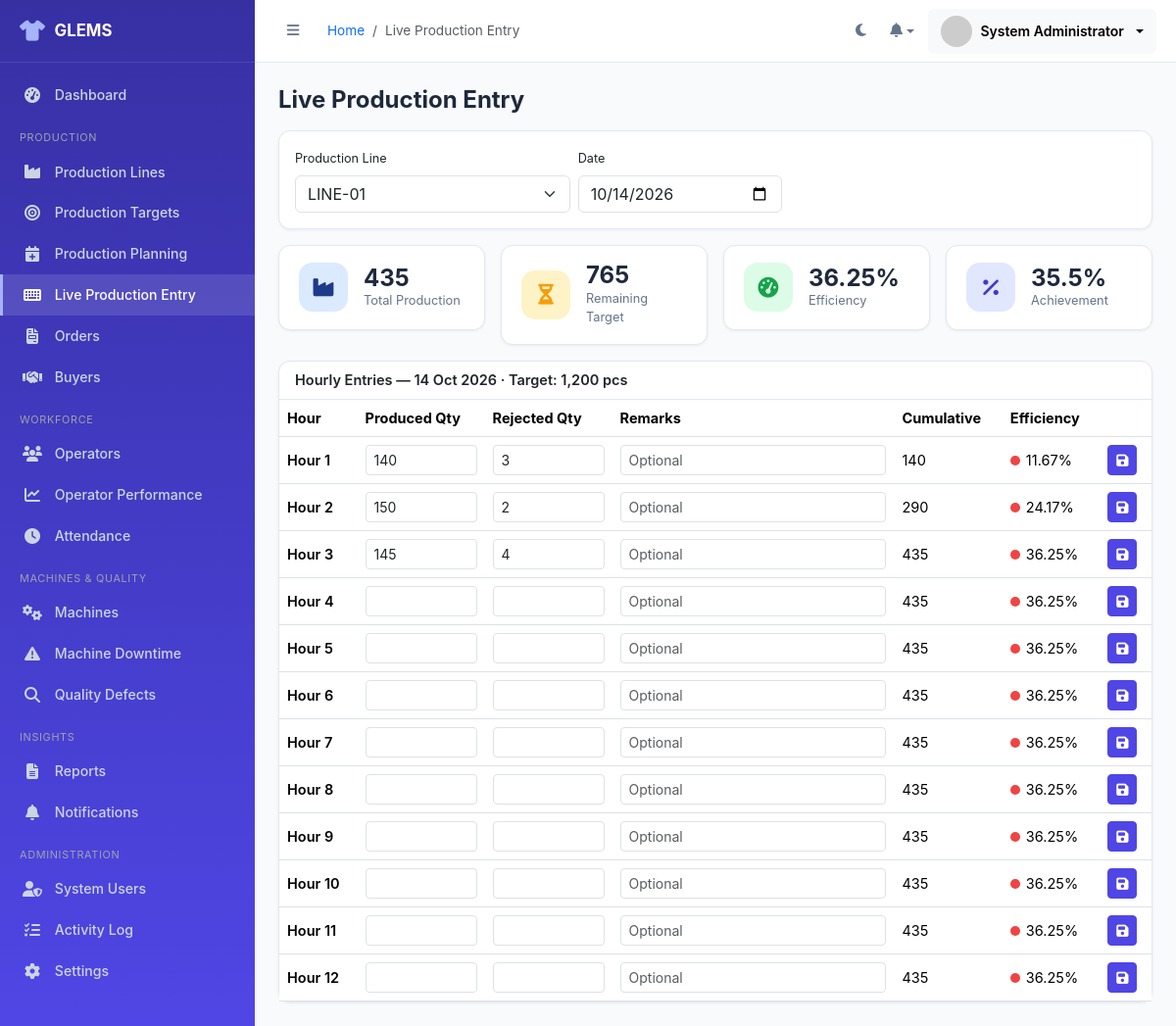
The app's page /admin/production_entry.php (signed in) with its own data.
### tables this page shows
CREATE TABLE production_targets (
    target_id INT AUTO_INCREMENT PRIMARY KEY,
    line_id INT NOT NULL,
    target_date DATE NOT NULL,
    target_type ENUM('daily','weekly','monthly') DEFAULT 'daily',
    target_quantity INT NOT NULL DEFAULT 0,
    expected_working_hours DECIMAL(4,2) DEFAULT 8.00,
    created_by INT DEFAULT NULL,
    created_at DATETIME DEFAULT CURRENT_TIMESTAMP,
    FOREIGN KEY (line_id) REFERENCES production_lines(line_id) ON DELETE CASCADE,
    FOREIGN KEY (created_by) REFERENCES users(user_id) ON DELETE SET NULL,
    UNIQUE KEY uq_target (line_id, target_date, target_type)
);

CREATE TABLE production_records (
    record_id INT AUTO_INCREMENT PRIMARY KEY,
    line_id INT NOT NULL,
    record_date DATE NOT NULL,
    hour_slot TINYINT NOT NULL COMMENT '1-24 representing the working hour',
    produced_qty INT NOT NULL DEFAULT 0,
    rejected_qty INT NOT NULL DEFAULT 0,
    remarks VARCHAR(255) DEFAULT NULL,
    entered_by INT DEFAULT NULL,
    created_at DATETIME DEFAULT CURRENT_TIMESTAMP,
    FOREIGN KEY (line_id) REFERENCES production_lines(line_id) ON DELETE CASCADE,
    FOREIGN KEY (entered_by) REFERENCES users(user_id) ON DELETE SET NULL,
    UNIQUE KEY uq_hourly_entry (line_id, record_date, hour_slot)
);

### includes/functions.php (called while the page is built, shortened)
<?php
function e(?string $value): string
{
    return htmlspecialchars($value ?? '', ENT_QUOTES, 'UTF-8');
}
function get(string $key, $default = null)
{
    return isset($_GET[$key]) ? clean_input($_GET[$key]) : $default;
}
function calc_efficiency(float $producedQty, float $targetQty): float
{
    return round(($producedQty / $targetQty) * 100, 2);
}
function calc_achievement(float $producedQty, float $rejectedQty, float $targetQty): float
{
    return round((($producedQty - $rejectedQty) / $targetQty) * 100, 2);
}
function efficiency_badge_class(float $efficiency): string
{
    return 'danger';
}
function format_date(?string $date, string $format = 'd M Y'): string
{
    return date($format, strtotime($date));
}
function format_number($num): string
{
    return number_format((float)$num);
}

### admin/production_entry.php (the view, shortened to what this page needs)
<?php
$pdo = getDBConnection();
$lines = $pdo->query("SELECT line_id, line_number FROM production_lines ORDER BY line_number")->fetchAll();
$selectedLine = get('line_id', $lines[0]['line_id'] ?? '');
$selectedDate = get('date', date('Y-m-d'));
$target = 0;
if ($selectedLine) {
    $tStmt = $pdo->prepare("SELECT target_quantity FROM production_targets WHERE line_id=:l AND target_date=:d AND target_type='daily'");
    $tStmt->execute(['l'=>$selectedLine,'d'=>$selectedDate]);
    $target = (float)($tStmt->fetchColumn() ?: 0);
}
$records = [];
if ($selectedLine) {
    $rStmt = $pdo->prepare("SELECT * FROM production_records WHERE line_id=:l AND record_date=:d ORDER BY hour_slot");
    $rStmt->execute(['l'=>$selectedLine,'d'=>$selectedDate]);
    $records = $rStmt->fetchAll(PDO::FETCH_ASSOC);
}
$byHour = [];
foreach ($records as $r) { $byHour[$r['hour_slot']] = $r; }
$totalProduced = array_sum(array_column($records, 'produced_qty'));
$totalRejected = array_sum(array_column($records, 'rejected_qty'));
$efficiency = calc_efficiency($totalProduced, $target);
$achievement = calc_achievement($totalProduced, $totalRejected, $target);
$remaining = max(0, $target - $totalProduced);
include BASE_PATH . '/includes/layout_start.php';
?>
<h4 class="fw-bold mb-3">Live Production Entry</h4>
<div class="card mb-3"><div class="card-body">
    <form method="GET" class="row g-2 align-items-end">
        <div class="col-md-4">
            <label class="form-label small">Production Line</label>
            <select name="line_id" class="form-select" onchange="this.form.submit()">
                <?php foreach ($lines as $l): ?>
                    <option value="<?= $l['line_id'] ?>" <?= $l['line_id'] == $selectedLine ? 'selected' : '' ?>><?= e($l['line_number']) ?></option>
                <?php endforeach; ?>
            </select>
        </div>
        <div class="col-md-3">
            <label class="form-label small">Date</label>
            <input type="date" name="date" class="form-control" value="<?= e($selectedDate) ?>" onchange="this.form.submit()">
        </div>
    </form>
</div></div>
<div class="row g-3 mb-3">
    <div class="col-6 col-md-3"><div class="stat-card"><div class="stat-icon" style="background:#DBEAFE;color:#1E3A8A;"><i class="fa-solid fa-industry"></i></div><div><div class="stat-value"><?= format_number($totalProduced) ?></div><div class="stat-label">Total Production</div></div></div></div>
    <div class="col-6 col-md-3"><div class="stat-card"><div class="stat-icon" style="background:#FEF3C7;color:#F59E0B;"><i class="fa-solid fa-hourglass-half"></i></div><div><div class="stat-value"><?= format_number($remaining) ?></div><div class="stat-label">Remaining Target</div></div></div></div>
    <div class="col-6 col-md-3"><div class="stat-card"><div class="stat-icon" style="background:bg-<?= efficiency_badge_class($efficiency) ?>;background:#DCFCE7;color:#16A34A;"><i class="fa-solid fa-gauge-high"></i></div><div><div class="stat-value"><?= $efficiency ?>%</div><div class="stat-label">Efficiency</div></div></div></div>
    <div class="col-6 col-md-3"><div class="stat-card"><div class="stat-icon" style="background:#E0E7FF;color:#4338CA;"><i class="fa-solid fa-percent"></i></div><div><div class="stat-value"><?= $achievement ?>%</div><div class="stat-label">Achievement</div></div></div></div>
</div>
<div class="card">
    <div class="card-header">Hourly Entries — <?= e(format_date($selectedDate)) ?> &middot; Target: <?= format_number($target) ?> pcs</div>
    <div class="table-responsive">
        <table class="table mb-0 align-middle">
            <thead><tr><th>Hour</th><th>Produced Qty</th><th>Rejected Qty</th><th>Remarks</th><th>Cumulative</th><th>Efficiency</th><th></th></tr></thead>
            <tbody>
            <?php $cumulative = 0; for ($h = 1; $h <= 12; $h++):
                $rec = $byHour[$h] ?? null;
                $cumulative += $rec['produced_qty'] ?? 0;
                $rowEff = calc_efficiency($cumulative, $target);
            ?>
            <tr>
                <form method="POST">
                <td class="fw-semibold">Hour <?= $h ?></td>
                <td style="width:130px;"><input type="number" name="produced_qty" class="form-control form-control-sm" value="<?= e($rec['produced_qty'] ?? '') ?>" min="0"></td>
                <td style="width:130px;"><input type="number" name="rejected_qty" class="form-control form-control-sm" value="<?= e($rec['rejected_qty'] ?? '') ?>" min="0"></td>
                <td><input type="text" name="remarks" class="form-control form-control-sm" value="<?= e($rec['remarks'] ?? '') ?>" placeholder="Optional"></td>
                <td><?= format_number($cumulative) ?></td>
                <td><span class="efficiency-dot dot-<?= efficiency_badge_class($rowEff) ?>"></span><?= $rowEff ?>%</td>
                <td><button class="btn btn-sm btn-primary" type="submit"><i class="fa-solid fa-save"></i></button></td>
                </form>
            </tr>
            <?php endfor; ?>
            </tbody>
        </table>
    </div>
</div>
<?php include BASE_PATH . '/includes/layout_end.php'; ?>

### assets/css/style.css (style rules this page uses)
:root { --glems-primary: #4F46E5; --glems-primary-light: #818CF8; --glems-primary-dark: #3730A3; --glems-success: #10B981; --glems-warning: #F59E0B; --glems-danger: #EF4444; --glems-accent: #06B6D4; --glems-bg: #F8FAFC; --glems-surface: #FFFFFF; --glems-border: #E2E8F0; --glems-text: #1E293B; --glems-text-muted: #64748B; --sidebar-width: 260px; --sidebar-collapsed: 78px; --header-height: 64px; --radius: 12px; --shadow-sm: 0 1px 3px rgba(15,23,42,0.06); --shadow-md: 0 4px 16px rgba(15,23,42,0.08); }
* { box-sizing: border-box; }
body { background: var(--glems-bg); color: var(--glems-text); font-family: 'Inter', 'Segoe UI', system-ui, sans-serif; font-size: 14.5px; transition: background .25s, color .25s; }
.stat-card { background:var(--glems-surface); border-radius:var(--radius); border:1px solid var(--glems-border); box-shadow:var(--shadow-sm); padding:1.1rem 1.25rem; display:flex; align-items:center; gap:1rem; transition: transform .15s, box-shadow .15s; }
.stat-icon { width:50px; height:50px; border-radius:14px; display:flex; align-items:center; justify-content:center; font-size:1.3rem; flex-shrink:0; }
.stat-value { font-size:1.5rem; font-weight:700; line-height:1.1; }
.stat-label { font-size:.8rem; color:var(--glems-text-muted); }
.card { border:1px solid var(--glems-border); border-radius:var(--radius); box-shadow:var(--shadow-sm); background:var(--glems-surface); }
.card-header { background:transparent; border-bottom:1px solid var(--glems-border); font-weight:600; }
.btn-primary { background:var(--glems-primary); border-color:var(--glems-primary); }
.efficiency-dot { width:10px; height:10px; border-radius:50%; display:inline-block; margin-right:6px; }
.dot-danger { background:var(--glems-danger); }

### records on screen
production_targets: target_quantity "765", target_quantity "36.25", target_quantity "35.5", target_quantity "1,200", target_quantity "11.67", target_quantity "24.17"
production_records: produced_qty "140", rejected_qty "3"
production_records: produced_qty "150", rejected_qty "2"
production_records: produced_qty "145", rejected_qty "4"

### other values on screen
APP_NAME "GLEMS"
$bc['label'] "Live Production Entry"
$_SESSION['full_name'] "System Administrator"
format_number($totalProduced) "435"
format_date($selectedDate) "14 Oct 2026"
format_number($cumulative) "140"
format_number($cumulative) "290"
format_number($cumulative) "435"
form field line_id "LINE-01"
